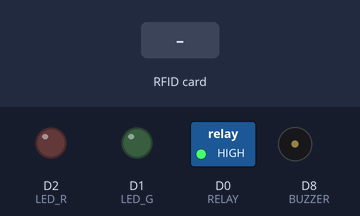
A sketch run on a simulated ESP8266 (NodeMCU). Parts: switched loads named in the sketch (green lamp = pin HIGH), output pins drawn as LEDs (lit = HIGH), buzzer (waves = sounding). The test bench sets the inputs (shaded band). WiFi joins after 1.5 s; servers stay silent unless stated; what the sketch prints to the serial monitor is not drawn.

Above: at 3.0 s.
3.1 s: RFID card 04 6B 84 8A A4 56 80 held to the reader
At 4.4 s:
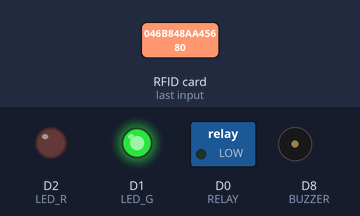
6.1 s: RFID card 5E 7A 19 C4 held to the reader
At 6.5 s:
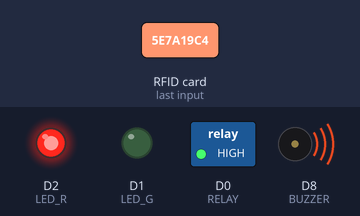
Timing chart, 0 to 9.1 s (numbered marks = the images above; inputs shaded):
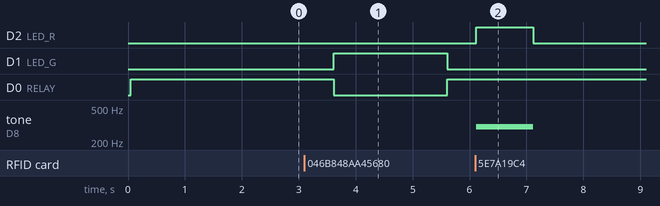

Measured:
- after the input at 3.1 s, D1 (LED_G): LOW → HIGH after 0.51 s, → LOW 2.0 s later; D0 (RELAY): HIGH → LOW after 0.51 s, → HIGH 2.0 s later
- after the input at 6.1 s, D2 (LED_R): LOW → HIGH at once, → LOW 1.0 s later; tone on D8 (BUZZER): silent → 300 Hz at once, → silent 1.0 s later

The sketch:

PROGRAMJADI.ino
```cpp
#include <SPI.h>
#include <MFRC522.h>
#include <ESP8266WiFi.h>
#include <WiFiClientSecure.h>
#include <UniversalTelegramBot.h>

char ssid[] = "iPhone Arul"; //nama wifi
char password[] = "arulsampai20"; //password wifi
#define BOTtoken "1466767786:AAF6Ks1S3UFA6WceqiTjkGK5nPFPy1RXRL0" //token bot telegram
#define idChat "595759488" //idbot

WiFiClientSecure client;
UniversalTelegramBot bot (BOTtoken, client);

#define SS_PIN D4
#define RST_PIN D3
#define LED_G D1 //define green LED pin
#define LED_R D2 //define red LED
#define RELAY D0 //relay pin
#define BUZZER D8 //buzzer pin
#define ACCESS_DELAY 2000
#define DENIED_DELAY 1000
MFRC522 mfrc522(SS_PIN, RST_PIN);   // Create MFRC522 instance.

void setup()
{
  Serial.begin(115200);   // Initiate a serial communication
  SPI.begin();          // Initiate  SPI bus
  mfrc522.PCD_Init();   // Initiate MFRC522
  pinMode(LED_G, OUTPUT);
  pinMode(LED_R, OUTPUT);
  pinMode(RELAY, OUTPUT);
  pinMode(BUZZER, OUTPUT);
  noTone(BUZZER);
  digitalWrite(RELAY, HIGH);

  client.setInsecure();
  Serial.print("Connecting Wifi: ");
  Serial.println(ssid);
  WiFi.mode(WIFI_STA);
  WiFi.begin(ssid, password);

  while (WiFi.status() != WL_CONNECTED) {
    Serial.print(".");
    delay(500);
  }
  Serial.println("");
  Serial.println("WiFi connected");
  Serial.print("IP address: ");
  Serial.println(WiFi.localIP());
  bot.sendMessage(idChat, "Bot started up", "");
  Serial.println("Tempelkan KTP Anda!");
  Serial.println();
}
void loop()
{
  // Look for new cards
  if ( ! mfrc522.PICC_IsNewCardPresent())
  {
    return;
  }
  // Select one of the cards
  if ( ! mfrc522.PICC_ReadCardSerial())
  {
    return;
  }
  //Show UID on serial monitor
  Serial.print("UID tag :");
  String content= "";
  byte letter;
  for (byte i = 0; i < mfrc522.uid.size; i++)
  {
     Serial.print(mfrc522.uid.uidByte[i] < 0x10 ? " 0" : " ");
     Serial.print(mfrc522.uid.uidByte[i], HEX);
     content.concat(String(mfrc522.uid.uidByte[i] < 0x10 ? " 0" : " "));
     content.concat(String(mfrc522.uid.uidByte[i], HEX));
  }
  Serial.println();
  Serial.print("Message : ");
  content.toUpperCase();
  if (content.substring(1) == "04 6B 84 8A A4 56 80") //change here the UID of the card/cards that you want to give access
  {
    Serial.println("Authorized access");
    Serial.println();
    delay(500);
    digitalWrite(RELAY, LOW);
    digitalWrite(LED_G, HIGH);
    delay(ACCESS_DELAY);
    digitalWrite(RELAY, HIGH);
    digitalWrite(LED_G, LOW);
    bot.sendMessage(idChat, "Berhasil Masuk", "");
  }

 else  {
    Serial.println(" Access denied");
    digitalWrite(LED_R, HIGH);
    tone(BUZZER, 300);
    delay(DENIED_DELAY);
    digitalWrite(LED_R, LOW);
    noTone(BUZZER);
    bot.sendMessage(idChat, "AWAS! Ada orang yang Berusaha Masuk", "");
  }
}
```
